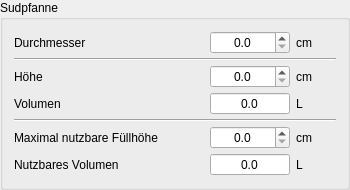
         <widget class="QGroupBox" name="groupBox_19">
          <property name="sizePolicy">
           <sizepolicy hsizetype="Preferred" vsizetype="Fixed">
            <horstretch>0</horstretch>
            <verstretch>0</verstretch>
           </sizepolicy>
          </property>
          <property name="title">
           <string>Sudpfanne</string>
          </property>
          <layout class="QGridLayout" name="gridLayout_7">
           <property name="verticalSpacing">
            <number>4</number>
           </property>
           <item row="0" column="3">
            <widget class="QLabel" name="label_5">
             <property name="minimumSize">
              <size>
               <width>40</width>
               <height>0</height>
              </size>
             </property>
             <property name="text">
              <string notr="true">cm</string>
             </property>
            </widget>
           </item>
           <item row="3" column="2">
            <widget class="DoubleSpinBox" name="tbSudpfanneVolumen">
             <property name="toolTip">
              <string>&lt;html&gt;&lt;head/&gt;&lt;body&gt;&lt;p&gt;Hier gibt der Kleine Brauhelfer das &lt;span style=&quot; font-weight:600;&quot;&gt;Volumen&lt;/span&gt; der &lt;span style=&quot; font-weight:600;&quot;&gt;Sudpfanne&lt;/span&gt; an. &lt;/p&gt;&lt;p&gt;&lt;span style=&quot; font-weight:600; color:#fc0107;&quot;&gt;Achtung:&lt;/span&gt; Das Volumen ist nicht gleichzusetzen mit der größtmöglichen Würzemenge. Der Sud dehnt sich bein Kochen aus, Schaum entsteht.&lt;/p&gt;&lt;p&gt;Die Volumenangabe ist eine wichtige Kenngröße im &lt;span style=&quot; font-weight:600;&quot;&gt;Tab Rezept&lt;/span&gt; zur Gussberechnung und um ein Überlaufen des Sudes zu verhindern. Ein rot hinterlegtes Feld warnt in diesem Fall vor einem zu großen Kochvolumen.&lt;/p&gt;&lt;/body&gt;&lt;/html&gt;</string>
             </property>
             <property name="alignment">
              <set>Qt::AlignmentFlag::AlignCenter</set>
             </property>
             <property name="readOnly">
              <bool>true</bool>
             </property>
             <property name="buttonSymbols">
              <enum>QAbstractSpinBox::ButtonSymbols::NoButtons</enum>
             </property>
             <property name="showGroupSeparator" stdset="0">
              <bool>true</bool>
             </property>
             <property name="decimals">
              <number>1</number>
             </property>
             <property name="maximum">
              <double>99999.000000000000000</double>
             </property>
             <property name="singleStep">
              <double>0.100000000000000</double>
             </property>
            </widget>
           </item>
           <item row="2" column="0">
            <widget class="QLabel" name="label_IST_SHA_8">
             <property name="text">
              <string>Höhe</string>
             </property>
            </widget>
           </item>
           <item row="2" column="3">
            <widget class="QLabel" name="label_14">
             <property name="text">
              <string notr="true">cm</string>
             </property>
            </widget>
           </item>
           <item row="6" column="0">
            <widget class="QLabel" name="label_IST_SHA_12">
             <property name="text">
              <string>Nutzbares Volumen</string>
             </property>
            </widget>
           </item>
           <item row="5" column="2">
            <widget class="DoubleSpinBox" name="tbSudpfanneMaxFuellhoehe">
             <property name="toolTip">
              <string>&lt;html&gt;&lt;head/&gt;&lt;body&gt;&lt;p&gt;Die &lt;span style=&quot; font-weight:600;&quot;&gt;maximal nutzbare Füllhöhe&lt;/span&gt; definiert letztlich die zu erzielende Biermenge bei festgelegter Stammwürze.&lt;/p&gt;&lt;p&gt;So die &lt;span style=&quot; font-weight:600;&quot;&gt;Sudpfanne&lt;/span&gt; plan steht, ist man mit 5 Zentimetern bei 100°C unterhalb der Pfannenoberkante in einem sicheren Bereich.&lt;/p&gt;&lt;p&gt;Hopfen schäumt beim Würzebruch. Hopfendolden noch mehr. Ausgehend von den individuellen Gegebenheiten sollte man bei der Größe der Sudpfanne anfangs konservativ vorgehen und einen genügend großen Puffer einrechnen. Dies vermeidet unliebsame Überraschungen und Putzaktionen. Der exakte Wert ist individuell von der Anlage abhängig.&lt;/p&gt;&lt;/body&gt;&lt;/html&gt;</string>
             </property>
             <property name="alignment">
              <set>Qt::AlignmentFlag::AlignCenter</set>
             </property>
             <property name="readOnly">
              <bool>false</bool>
             </property>
             <property name="buttonSymbols">
              <enum>QAbstractSpinBox::ButtonSymbols::UpDownArrows</enum>
             </property>
             <property name="decimals">
              <number>1</number>
             </property>
             <property name="maximum">
              <double>999.000000000000000</double>
             </property>
             <property name="singleStep">
              <double>0.100000000000000</double>
             </property>
            </widget>
           </item>
           <item row="3" column="0">
            <widget class="QLabel" name="label_IST_SHA_10">
             <property name="text">
              <string>Volumen</string>
             </property>
            </widget>
           </item>
           <item row="0" column="0">
            <widget class="QLabel" name="label_IST_SHA_9">
             <property name="text">
              <string>Durchmesser</string>
             </property>
            </widget>
           </item>
           <item row="2" column="2">
            <widget class="DoubleSpinBox" name="tbSudpfanneHoehe">
             <property name="toolTip">
              <string>&lt;html&gt;&lt;head/&gt;&lt;body&gt;&lt;p&gt;Hier wird der &lt;span style=&quot; font-weight:600;&quot;&gt;Höhe&lt;/span&gt; der Sudpfanne zur &lt;span style=&quot; font-weight:600;&quot;&gt;Volumenberechnung&lt;/span&gt; angegeben.&lt;/p&gt;&lt;p&gt;Bei Bodenunebenheiten sollte die anteilmäßig größte Fläche für eine möglichst korrekte Messung gewählt werden.&lt;/p&gt;&lt;p&gt;Die Volumenangabe ist eine wichtige Kenngröße im &lt;span style=&quot; font-weight:600;&quot;&gt;Tab Rezept&lt;/span&gt; zur Gussberechnung und um einen überlaufenden Sud zu verhindern. Ein rot hinterlegtes Feld warnt in diesem Fall vor einem zu großen Kochvolumen.&lt;/p&gt;&lt;/body&gt;&lt;/html&gt;</string>
             </property>
             <property name="alignment">
              <set>Qt::AlignmentFlag::AlignCenter</set>
             </property>
             <property name="readOnly">
              <bool>false</bool>
             </property>
             <property name="buttonSymbols">
              <enum>QAbstractSpinBox::ButtonSymbols::UpDownArrows</enum>
             </property>
             <property name="decimals">
              <number>1</number>
             </property>
             <property name="maximum">
              <double>999.000000000000000</double>
             </property>
             <property name="singleStep">
              <double>0.100000000000000</double>
             </property>
            </widget>
           </item>
           <item row="5" column="0">
            <widget class="QLabel" name="label_IST_SHA_11">
             <property name="text">
              <string>Maximal nutzbare Füllhöhe</string>
             </property>
            </widget>
           </item>
           <item row="0" column="1">
            <spacer name="horizontalSpacer_86">
             <property name="orientation">
              <enum>Qt::Orientation::Horizontal</enum>
             </property>
             <property name="sizeHint" stdset="0">
              <size>
               <width>40</width>
               <height>20</height>
              </size>
             </property>
            </spacer>
           </item>
           <item row="5" column="3">
            <widget class="QLabel" name="label_15">
             <property name="text">
              <string notr="true">cm</string>
             </property>
            </widget>
           </item>
           <item row="6" column="3">
            <widget class="QLabel" name="label_17">
             <property name="text">
              <string notr="true">L</string>
             </property>
            </widget>
           </item>
           <item row="0" column="2">
            <widget class="DoubleSpinBox" name="tbSudpfanneDurchmesser">
             <property name="minimumSize">
              <size>
               <width>80</width>
               <height>0</height>
              </size>
             </property>
             <property name="toolTip">
              <string>&lt;html&gt;&lt;head/&gt;&lt;body&gt;&lt;p&gt;Hier wird der &lt;span style=&quot; font-weight:600;&quot;&gt;Durchmesser&lt;/span&gt; des Sudpfanne zur &lt;span style=&quot; font-weight:600;&quot;&gt;Volumenberechnung&lt;/span&gt; angegeben.&lt;/p&gt;&lt;p&gt;Für eine korrekte Berechnung sollte der Kessel &lt;span style=&quot; font-weight:600;&quot;&gt;zylindrisch&lt;/span&gt; sein.&lt;/p&gt;&lt;p&gt;Die Volumenangabe ist eine wichtige Kenngröße im &lt;span style=&quot; font-weight:600;&quot;&gt;Tab Rezept&lt;/span&gt; zur Gussberechnung  und um einen überlaufenden Sud zu verhindern. Ein rot hinterlegtes Feld warnt in diesem Fall vor einem zu großen Kochvolumen.&lt;/p&gt;&lt;/body&gt;&lt;/html&gt;</string>
             </property>
             <property name="alignment">
              <set>Qt::AlignmentFlag::AlignCenter</set>
             </property>
             <property name="readOnly">
              <bool>false</bool>
             </property>
             <property name="buttonSymbols">
              <enum>QAbstractSpinBox::ButtonSymbols::UpDownArrows</enum>
             </property>
             <property name="decimals">
              <number>1</number>
             </property>
             <property name="maximum">
              <double>999.000000000000000</double>
             </property>
             <property name="singleStep">
              <double>0.100000000000000</double>
             </property>
            </widget>
           </item>
           <item row="3" column="3">
            <widget class="QLabel" name="label_16">
             <property name="text">
              <string notr="true">L</string>
             </property>
            </widget>
           </item>
           <item row="6" column="2">
            <widget class="DoubleSpinBox" name="tbSudpfanneMaxNutzvolumen">
             <property name="toolTip">
              <string>&lt;html&gt;&lt;head/&gt;&lt;body&gt;&lt;p&gt;Ausgehend von der maximal nutzbaren Füllhöhe, definiert der Kleine Brauhelfer hier das &lt;span style=&quot; font-weight:600;&quot;&gt;nutzbare Volumen&lt;/span&gt; der Sudpfanne.&lt;/p&gt;&lt;/body&gt;&lt;/html&gt;</string>
             </property>
             <property name="alignment">
              <set>Qt::AlignmentFlag::AlignCenter</set>
             </property>
             <property name="readOnly">
              <bool>true</bool>
             </property>
             <property name="buttonSymbols">
              <enum>QAbstractSpinBox::ButtonSymbols::NoButtons</enum>
             </property>
             <property name="showGroupSeparator" stdset="0">
              <bool>true</bool>
             </property>
             <property name="decimals">
              <number>1</number>
             </property>
             <property name="maximum">
              <double>99999.000000000000000</double>
             </property>
             <property name="singleStep">
              <double>0.100000000000000</double>
             </property>
            </widget>
           </item>
           <item row="1" column="0" colspan="4">
            <widget class="Line" name="line_3">
             <property name="orientation">
              <enum>Qt::Orientation::Horizontal</enum>
             </property>
            </widget>
           </item>
           <item row="4" column="0" colspan="4">
            <widget class="Line" name="line_14">
             <property name="orientation">
              <enum>Qt::Orientation::Horizontal</enum>
             </property>
            </widget>
           </item>
          </layout>
         </widget>
